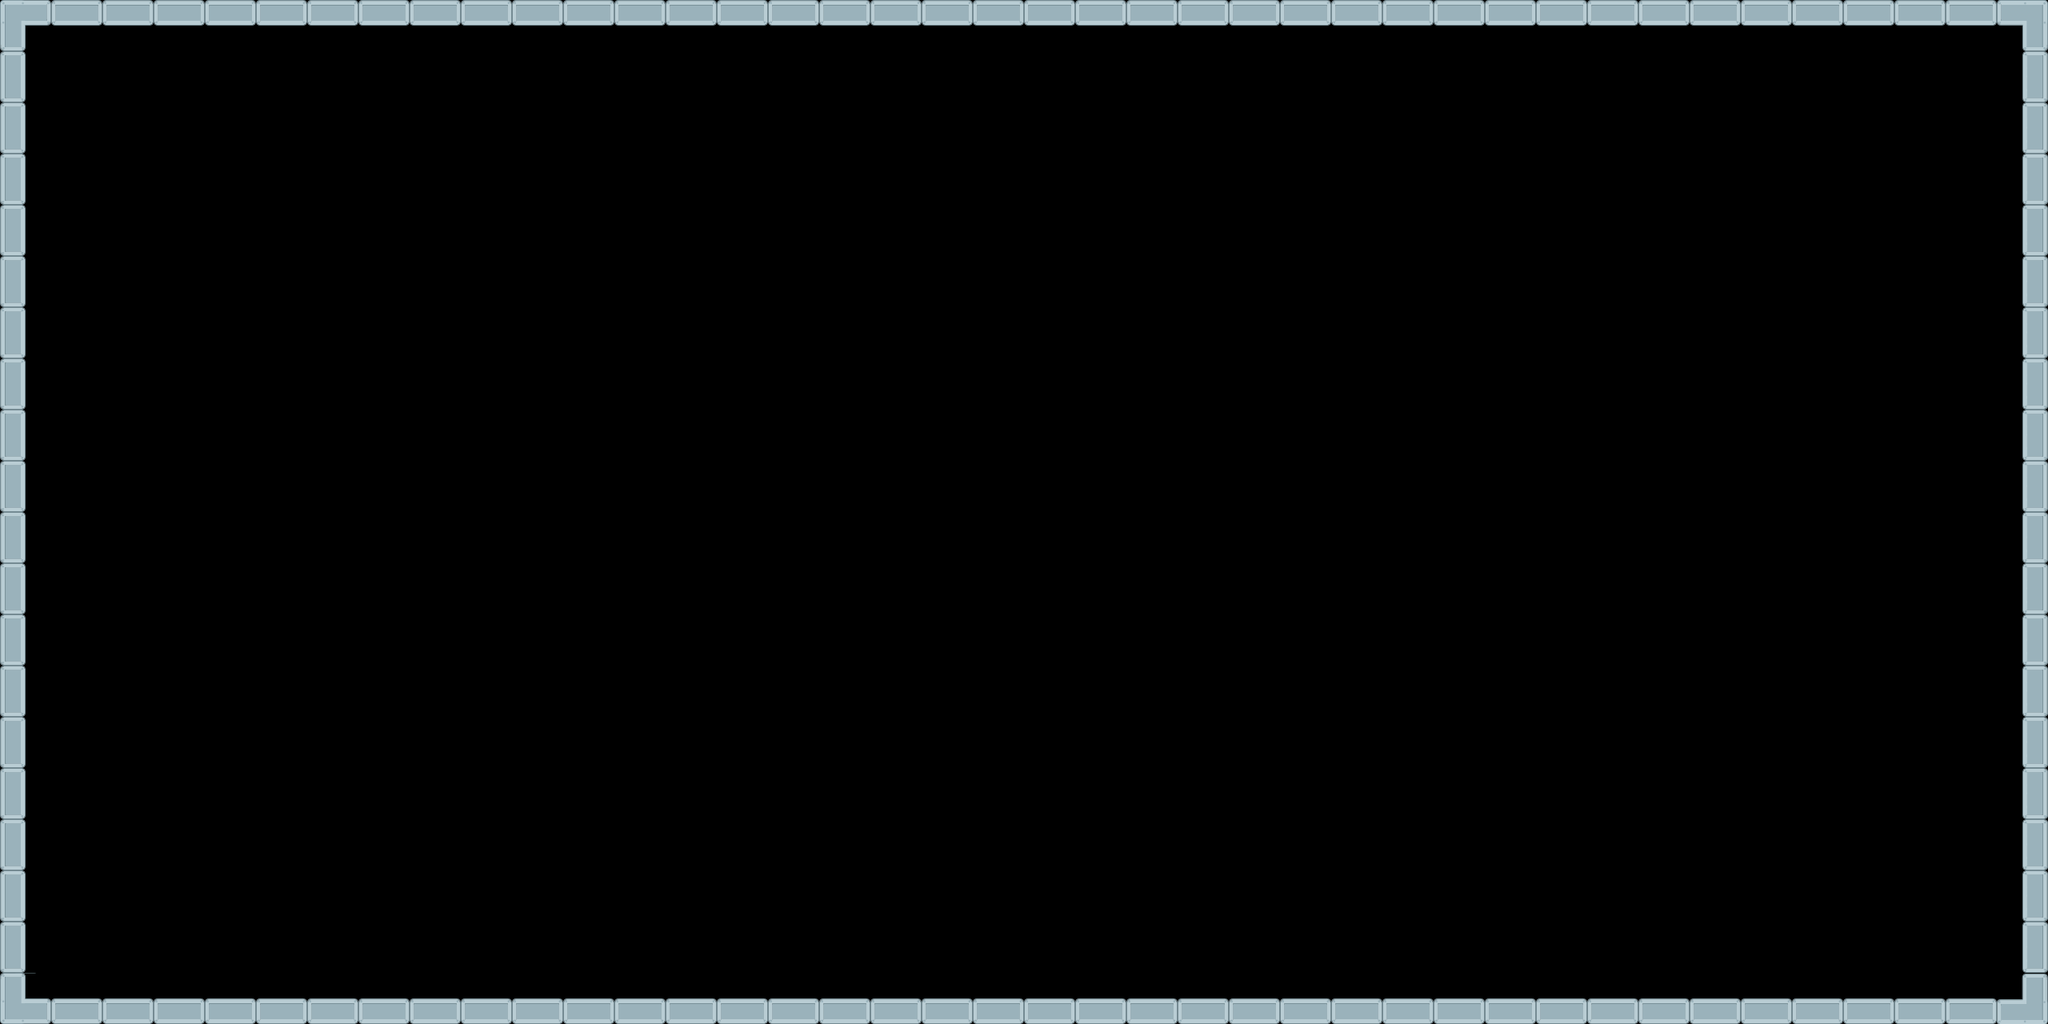

Rendered tile map (Tiled .tmx) drawn with the repository's tilesets; below, a short description and the full map source, tile grids included:
An orthogonal 40x20 tile map with 64x64 px tiles, 1 tile layer (droup), 1 hidden layer not drawn and 8 objects (1, 2, 3, 4).

<map version="1.2" tiledversion="1.2.4" orientation="orthogonal" renderorder="right-down" width="40" height="20" tilewidth="64" tileheight="64" infinite="0" nextlayerid="7" nextobjectid="43">
 <tileset firstgid="1" source="tiles.tsx" />
 <layer id="1" name="background" width="40" height="20" visible="0">
  <data encoding="csv">
49,49,49,49,49,49,49,49,49,49,49,49,49,49,49,49,49,49,49,49,49,49,49,49,49,49,49,49,49,49,49,49,49,49,49,49,49,49,49,49,
49,49,49,49,49,49,49,49,49,49,49,49,49,49,49,49,49,49,49,49,49,49,49,49,49,49,49,49,49,49,49,49,49,49,49,49,49,49,49,49,
49,49,49,49,49,49,49,49,49,49,49,49,49,49,49,49,49,49,49,49,49,49,49,49,49,49,49,49,49,49,49,49,49,49,49,49,49,49,49,49,
49,49,49,49,49,49,49,49,49,49,49,49,49,49,49,49,49,49,49,49,49,49,49,49,49,49,49,49,49,49,49,49,49,49,49,49,49,49,49,49,
49,49,49,49,49,49,49,49,49,49,49,49,49,49,49,49,49,49,49,49,49,49,49,49,49,49,49,49,49,49,49,49,49,49,49,49,49,49,49,49,
49,49,49,49,49,49,49,49,49,49,49,49,49,49,49,49,49,49,49,49,49,49,49,49,49,49,49,49,49,49,49,49,49,49,49,49,49,49,49,49,
49,49,49,49,49,49,49,49,49,49,49,49,49,49,49,49,49,49,49,49,49,49,49,49,49,49,49,49,49,49,49,49,49,49,49,49,49,49,49,49,
49,49,49,49,49,49,49,49,49,49,49,49,49,49,49,49,49,49,49,49,49,49,49,49,49,49,49,49,49,49,49,49,49,49,49,49,49,49,49,49,
49,49,49,49,49,49,49,49,49,49,49,49,49,49,49,49,49,49,49,49,49,49,49,49,49,49,49,49,49,49,49,49,49,49,49,49,49,49,49,49,
49,49,49,49,49,49,49,49,49,49,49,49,49,49,49,49,49,49,49,49,49,49,49,49,49,49,49,49,49,49,49,49,49,49,49,49,49,49,49,49,
49,49,49,49,49,49,49,49,49,49,49,49,49,49,49,49,49,49,49,49,49,49,49,49,49,49,49,49,49,49,49,49,49,49,49,49,49,49,49,49,
49,49,49,49,49,49,49,49,49,49,49,49,49,49,49,49,49,49,49,49,49,49,49,49,49,49,49,49,49,49,49,49,49,49,49,49,49,49,49,49,
49,49,49,49,49,49,49,49,49,49,49,49,49,49,49,49,49,49,49,49,49,49,49,49,49,49,49,49,49,49,49,49,49,49,49,49,49,49,49,49,
49,49,49,49,49,49,49,49,49,49,49,49,49,49,49,49,49,49,49,49,49,49,49,49,49,49,49,49,49,49,49,49,49,49,49,49,49,49,49,49,
49,49,49,49,49,49,49,49,49,49,49,49,49,49,49,49,49,49,49,49,49,49,49,49,49,49,49,49,49,49,49,49,49,49,49,49,49,49,49,49,
49,49,49,49,49,49,49,49,49,49,49,49,49,49,49,49,49,49,49,49,49,49,49,49,49,49,49,49,49,49,49,49,49,49,49,49,49,49,49,49,
49,49,49,49,49,49,49,49,49,49,49,49,49,49,49,49,49,49,49,49,49,49,49,49,49,49,49,49,49,49,49,49,49,49,49,49,49,49,49,49,
49,49,49,49,49,49,49,49,49,49,49,49,49,49,49,49,49,49,49,49,49,49,49,49,49,49,49,49,49,49,49,49,49,49,49,49,49,49,49,49,
49,49,49,49,49,49,49,49,49,49,49,49,49,49,49,49,49,49,49,49,49,49,49,49,49,49,49,49,49,49,49,49,49,49,49,49,49,49,49,49,
49,49,49,49,49,49,49,49,49,49,49,49,49,49,49,49,49,49,49,49,49,49,49,49,49,49,49,49,49,49,49,49,49,49,49,49,49,49,49,49
</data>
 </layer>
 <layer id="2" name="droup" width="40" height="20">
  <data encoding="csv">
52,4,4,4,4,4,4,4,4,4,4,4,4,4,4,4,4,4,4,4,4,4,4,4,4,4,4,4,4,4,4,4,4,4,4,4,4,4,4,53,
50,0,0,0,0,0,0,0,0,0,0,0,0,0,0,0,0,0,0,0,0,0,0,0,0,0,0,0,0,0,0,0,0,0,0,0,0,0,0,51,
50,0,0,0,0,0,0,0,0,0,0,0,0,0,0,0,0,0,0,0,0,0,0,0,0,0,0,0,0,0,0,0,0,0,0,0,0,0,0,51,
50,0,0,0,0,0,0,0,0,0,0,0,0,0,0,0,0,0,0,0,0,0,0,0,0,0,0,0,0,0,0,0,0,0,0,0,0,0,0,51,
50,0,0,0,0,0,0,0,0,0,0,0,0,0,0,0,0,0,0,0,0,0,0,0,0,0,0,0,0,0,0,0,0,0,0,0,0,0,0,51,
50,0,0,0,0,0,0,0,0,0,0,0,0,0,0,0,0,0,0,0,0,0,0,0,0,0,0,0,0,0,0,0,0,0,0,0,0,0,0,51,
50,0,0,0,0,0,0,0,0,0,0,0,0,0,0,0,0,0,0,0,0,0,0,0,0,0,0,0,0,0,0,0,0,0,0,0,0,0,0,51,
50,0,0,0,0,0,0,0,0,0,0,0,0,0,0,0,0,0,0,0,0,0,0,0,0,0,0,0,0,0,0,0,0,0,0,0,0,0,0,51,
50,0,0,0,0,0,0,0,0,0,0,0,0,0,0,0,0,0,0,0,0,0,0,0,0,0,0,0,0,0,0,0,0,0,0,0,0,0,0,51,
50,0,0,0,0,0,0,0,0,0,0,0,0,0,0,0,0,0,0,0,0,0,0,0,0,0,0,0,0,0,0,0,0,0,0,0,0,0,0,51,
50,0,0,0,0,0,0,0,0,0,0,0,0,0,0,0,0,0,0,0,0,0,0,0,0,0,0,0,0,0,0,0,0,0,0,0,0,0,0,51,
50,0,0,0,0,0,0,0,0,0,0,0,0,0,0,0,0,0,0,0,0,0,0,0,0,0,0,0,0,0,0,0,0,0,0,0,0,0,0,51,
50,0,0,0,0,0,0,0,0,0,0,0,0,0,0,0,0,0,0,0,0,0,0,0,0,0,0,0,0,0,0,0,0,0,0,0,0,0,0,51,
50,0,0,0,0,0,0,0,0,0,0,0,0,0,0,0,0,0,0,0,0,0,0,0,0,0,0,0,0,0,0,0,0,0,0,0,0,0,0,51,
50,0,0,0,0,0,0,0,0,0,0,0,0,0,0,0,0,0,0,0,0,0,0,0,0,0,0,0,0,0,0,0,0,0,0,0,0,0,0,51,
50,0,0,0,0,0,0,0,0,0,0,0,0,0,0,0,0,0,0,0,0,0,0,0,0,0,0,0,0,0,0,0,0,0,0,0,0,0,0,51,
50,0,0,0,0,0,0,0,0,0,0,0,0,0,0,0,0,0,0,0,0,0,0,0,0,0,0,0,0,0,0,0,0,0,0,0,0,0,0,51,
50,0,0,0,0,0,0,0,0,0,0,0,0,0,0,0,0,0,0,0,0,0,0,0,0,0,0,0,0,0,0,0,0,0,0,0,0,0,0,51,
50,0,0,0,0,0,0,0,0,0,0,0,0,0,0,0,0,0,0,0,0,0,0,0,0,0,0,0,0,0,0,0,0,0,0,0,0,0,0,51,
38,5,5,5,5,5,5,5,5,5,5,5,5,5,5,5,5,5,5,5,5,5,5,5,5,5,5,5,5,5,5,5,5,5,5,5,5,5,5,37
</data>
 </layer>
 <objectgroup id="3" name="BourderObjet">
  <object id="22" x="1.33333" y="-4" width="2557.33" height="33.3333" />
  <object id="23" x="2525.33" y="31.5" width="32" height="1251.17" />
  <object id="24" x="-1.33333" y="1246.67" width="2525.33" height="34.6667" />
  <object id="26" x="1.33333" y="31.6667" width="28" height="1212.83" />
 </objectgroup>
 <objectgroup id="4" name="boxalpha" />
 <objectgroup id="5" name="boxplace">
  <object id="39" name="1" x="706" y="514" width="62" height="64" />
  <object id="40" name="2" x="708" y="702" width="64" height="66" />
  <object id="41" name="3" x="704" y="900" width="68" height="60" />
  <object id="42" name="4" x="704" y="1080" width="64" height="64" />
 </objectgroup>
</map>
